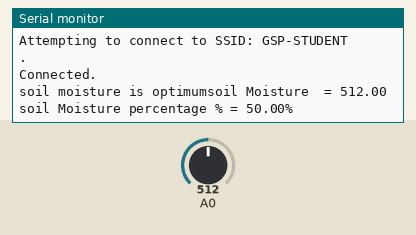
Recording of a sketch running on a simulated ESP8266 (NodeMCU). Shown: the last lines printed to the serial monitor. The inputs (shaded band) are chosen by the test bench; at power-on: A0 = 512. WiFi joins after 1.5 s; servers stay silent unless stated.

Above: at 6.2 s.
6.3 s: A0 set to 716
At 21.1 s:
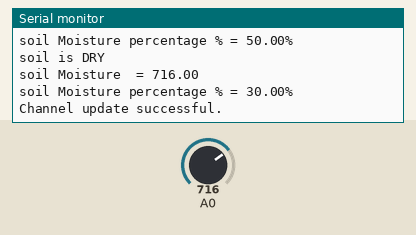
31.5 s: A0 set to 900
At 36.4 s:
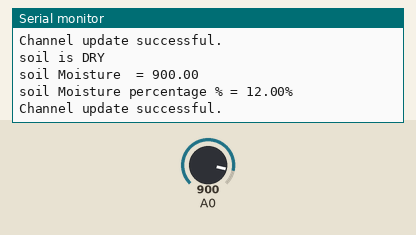

Measured:
- after the input at 6.3 s, the serial monitor: prints a new line after 13.7 s (image 1)
- after the input at 31.5 s, the serial monitor: prints a new line after 3.8 s (image 2)

The sketch:

soil_moisture_thingspeak.ino
```cpp
#include <Ticker.h>


#include <ESP8266WiFi.h>
#include "secrets.h"
#include "ThingSpeak.h" // always include thingspeak header file after other header files and custom macros

char ssid[] = SECRET_SSID;   // your network SSID (name)
char pass[] = SECRET_PASS;   // your network password
int keyIndex = 0;            // your network key Index number (needed only for WEP)
WiFiClient  client;

Ticker ticker;
unsigned long myChannelNumber = SECRET_CH_ID;
const char * myWriteAPIKey = SECRET_WRITE_APIKEY;

float soil_moisture;
float sm_percentage;
int pump = 2;  //pump is on GPIO 2
int pump_status;
boolean timer_reached;


void send_data()
{
  timer_reached =true;
}


void setup() {
  Serial.begin(115200);  // Initialize serial
  while (!Serial) {
    ; // wait for serial port to connect. Needed for Leonardo native USB port only
   pinMode(pump, OUTPUT);
  }

  WiFi.mode(WIFI_STA);
  ThingSpeak.begin(client);  // Initialize ThingSpeak

  // Connect or reconnect to WiFi
  if(WiFi.status() != WL_CONNECTED){
    Serial.print("Attempting to connect to SSID: ");
    Serial.println(SECRET_SSID);
    while(WiFi.status() != WL_CONNECTED){
      WiFi.begin(ssid, pass);  // Connect to WPA/WPA2 network. Change this line if using open or WEP network
      Serial.print(".");
      delay(5000);
    }
    Serial.println("\nConnected.");
  }
  timer_reached = false;
  ticker.attach(15,send_data );
}


void loop() {

   // put your main code here, to run repeatedly:
soil_moisture = analogRead(A0);
sm_percentage = map(soil_moisture,0,1023,100,0);
if(sm_percentage<=30)
{
  digitalWrite(pump, LOW);
  Serial.println("soil is DRY");
  pump_status=1;
}
else if (30<sm_percentage<40)
 {
  digitalWrite(pump, LOW);
  Serial.print("soil moisture is optimum");
}

else if (sm_percentage >=40)
{
  digitalWrite(pump, HIGH);
  Serial.println("soil moisture is wet");
  pump_status=0;
}


Serial.print("soil Moisture  = ");
Serial.println(soil_moisture);
Serial.print("soil Moisture percentage % = ");
Serial.print(sm_percentage);
Serial.println("%");


  if(timer_reached)
  {
  // set the fields with the values
  ThingSpeak.setField(1, sm_percentage);
  ThingSpeak.setField(2, pump_status);


  // write to the ThingSpeak channel

  int x = ThingSpeak.writeFields(myChannelNumber, myWriteAPIKey);
  if(x == 200){
    Serial.println("Channel update successful.");
  }
  else{
    Serial.println("Problem updating channel. HTTP error code " + String(x));
  }
    timer_reached =false;
  }

  delay(15000); // Wait 20 seconds to update the channel again
}
```

secrets.h
```cpp
// Use this file to store all of the private credentials
// and connection details

#define SECRET_SSID "GSP-STUDENT"		// replace MySSID with your WiFi network name
#define SECRET_PASS "65@Ssr#b5"	// replace MyPassword with your WiFi password

#define SECRET_CH_ID 3249669			// replace 0000000 with your channel number
#define SECRET_WRITE_APIKEY "4S2CRFPIGW4UWRKM"   // replace XYZ with your channel write API Key
```
